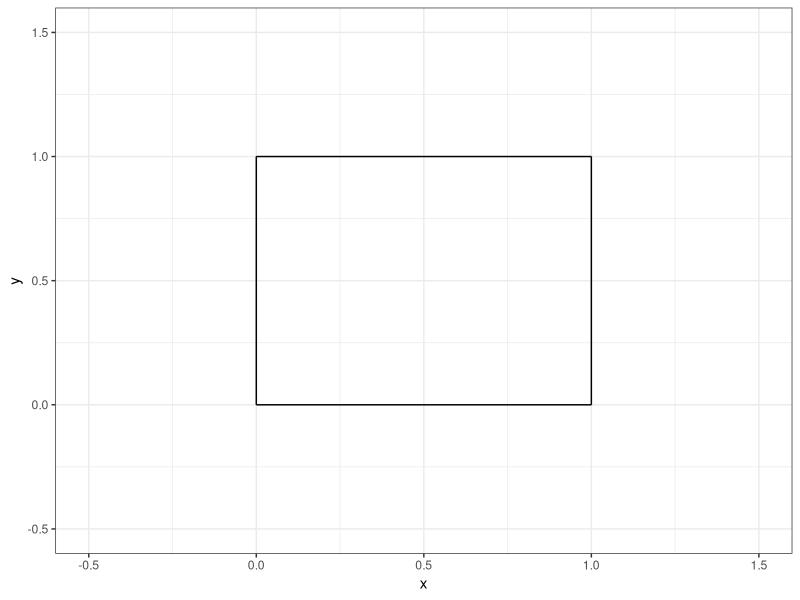
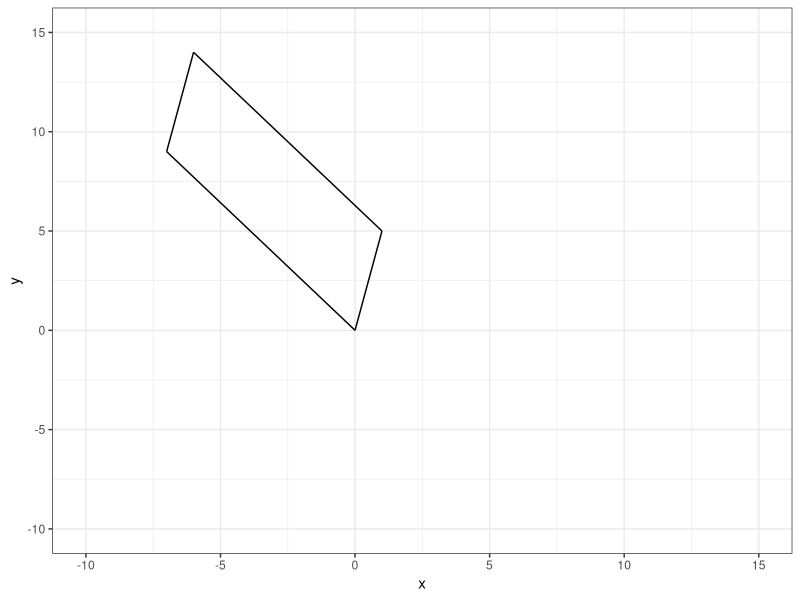
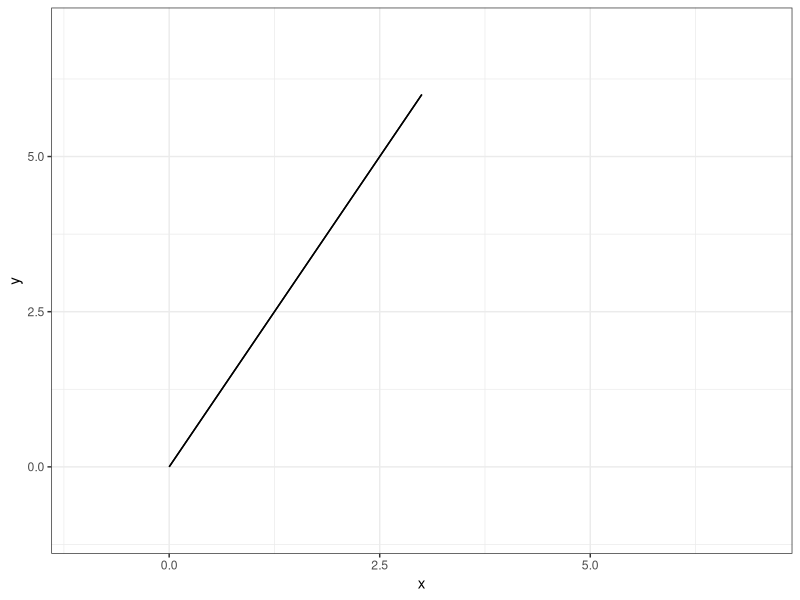
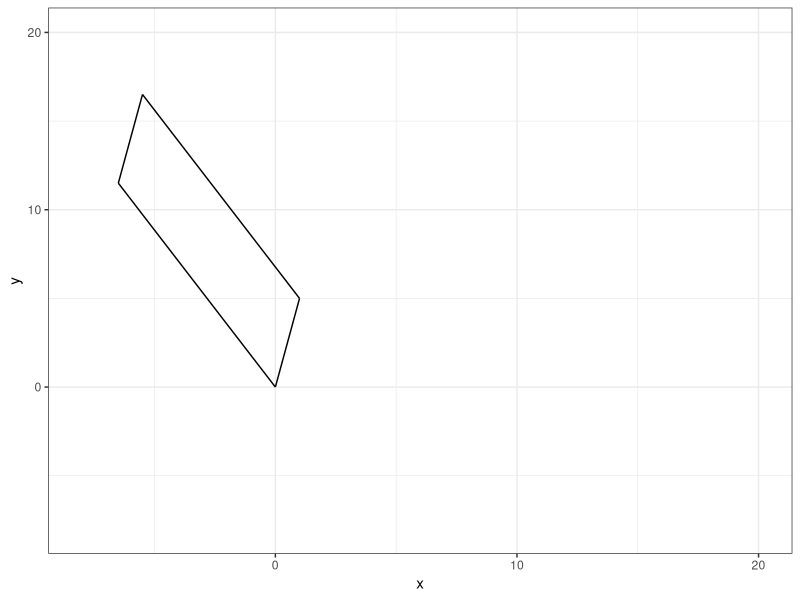
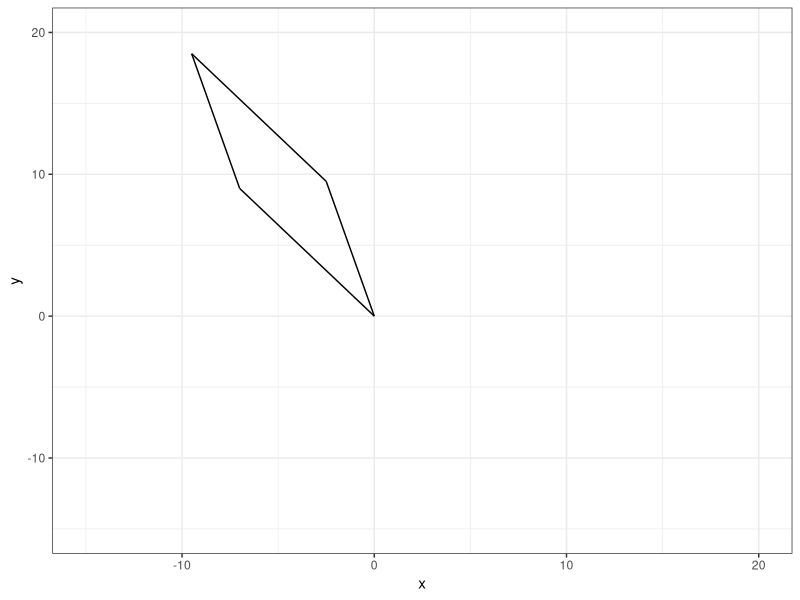
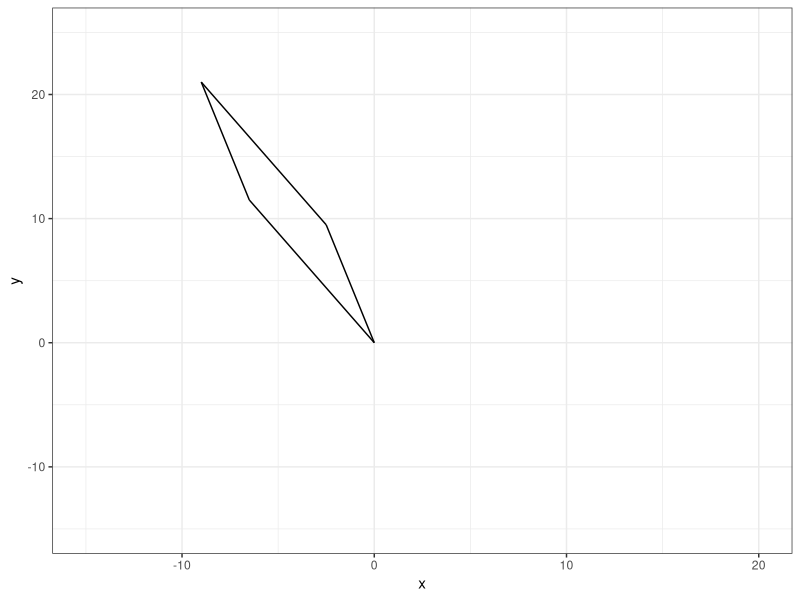
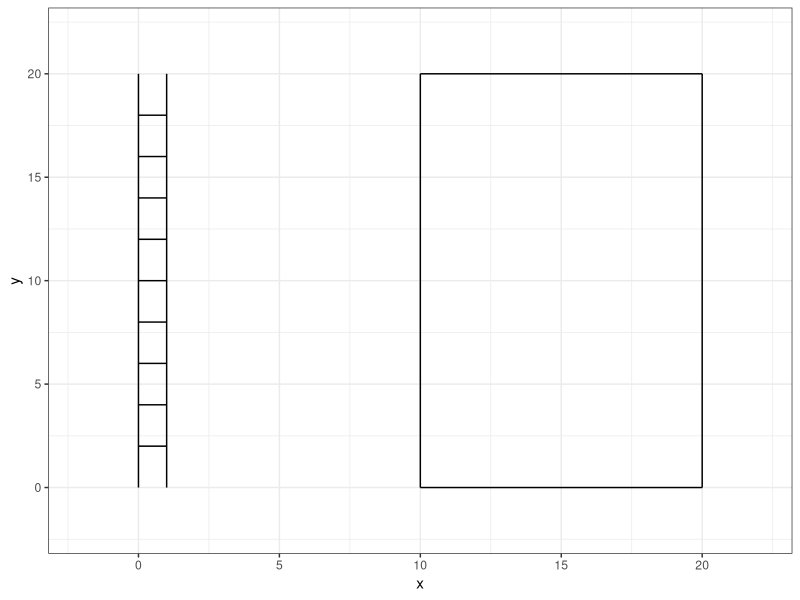

Write the R code that produced these figures, in order.
## ---- chunk 1
#| echo: false

default_chunk_hook  <- knitr::knit_hooks$get("chunk")

latex_font_size <- c("Huge", "huge", "LARGE", "Large", 
                     "large", "normalsize", "small", 
                     "footnotesize", "scriptsize", "tiny")

knitr::knit_hooks$set(chunk = function(x, options) {
  x <- default_chunk_hook(x, options)
  if(options$size %in% latex_font_size) {
    paste0("\n \\", options$size, "\n\n", 
      x, 
      "\n\n \\normalsize"
    )
  } else {
    x
  }
})

## ---- chunk 2
#| label: load-packages
#| include: false
library(tidyverse)
## ---- chunk 3
#| label: fig-unitsquare
#| fig-cap: "The unit square."
#| fig-width: 3
#| fig-height: 3
#| scale: "80%"
#| fig-align: "center"
#| size: "scriptsize"
ggplot() +
  geom_segment(aes(x = 0, xend = 0,
                   y=0, yend = 1))+
  geom_segment(aes(x = 0, xend = 1,
                   y=1, yend = 1))+
  geom_segment(aes(x = 1, xend = 1,
                   y=0, yend = 1))+
  geom_segment(aes(x = 0, xend = 1,
                   y=0, yend = 0)) +
  theme_bw() + 
  xlim(-0.5, 1.5)+
  ylim(-0.5, 1.5)+
  labs(x = "x", 
       y = "y")
## ---- chunk 4
#| size: "scriptsize"
#| code-fold: FALSE
(M = diag(2))
## ---- chunk 5
#| size: "scriptsize"
#| code-fold: FALSE
(A = matrix(c(1,-7,5,9),2,2,T))
## ---- chunk 6
#| size: "scriptsize"
#| code-fold: FALSE
(T = A %*% M)
## ---- chunk 7
#| size: "scriptsize"
#| code-fold: FALSE
(basis_vector_1 = T[,1])
(basis_vector_2 = T[,2])
## ---- chunk 8
#| size: "scriptsize"
#| code-fold: FALSE
(p_0 = c(0,0))
(p_1 = basis_vector_1)
(p_2 = basis_vector_1 + basis_vector_2)
(p_3 = basis_vector_2)
## ---- chunk 9
#| label: fig-unitsquare-T
#| fig-cap: "The T square."
#| fig-width: 3
#| fig-height: 3
#| scale: "80%"
#| fig-align: "center"
#| size: "scriptsize"
ggplot() +
  geom_segment(aes(x = p_0[1], xend = p_1[1],
                   y= p_0[2], yend = p_1[2]))+
  geom_segment(aes(x = p_1[1], xend = p_2[1],
                   y= p_1[2], yend = p_2[2]))+
  geom_segment(aes(x = p_2[1], xend = p_3[1],
                   y= p_2[2], yend = p_3[2]))+
  geom_segment(aes(x = p_3[1], xend = p_0[1],
                   y= p_3[2], yend = p_0[2])) +
  theme_bw() + 
  xlim(-10, 15)+
  ylim(-10, 15)+
  labs(x = "x", 
       y = "y")
## ---- chunk 10
#| size: "scriptsize"
#| code-fold: FALSE
(determinant_A = det(A))
## ---- chunk 11
#| size: "scriptsize"
#| code-fold: FALSE
(A = matrix(c(1,2,2,4),2,2,T))
## ---- chunk 12
#| size: "scriptsize"
#| code-fold: FALSE
(T = A %*% M)
## ---- chunk 13
#| size: "scriptsize"
#| code-fold: FALSE
(basis_vector_1 = T[,1])
(basis_vector_2 = T[,2])
## ---- chunk 14
#| size: "scriptsize"
#| code-fold: FALSE
(p_0 = c(0,0))
(p_1 = basis_vector_1)
(p_2 = basis_vector_1 + basis_vector_2)
(p_3 = basis_vector_2)
## ---- chunk 15
#| label: fig-unitsquare-T-2
#| fig-cap: "The T-2 square."
#| fig-width: 3
#| fig-height: 3
#| scale: "80%"
#| fig-align: "center"
#| size: "scriptsize"
ggplot() +
  geom_segment(aes(x = p_0[1], xend = p_1[1],
                   y= p_0[2], yend = p_1[2]))+
  geom_segment(aes(x = p_1[1], xend = p_2[1],
                   y= p_1[2], yend = p_2[2]))+
  geom_segment(aes(x = p_2[1], xend = p_3[1],
                   y= p_2[2], yend = p_3[2]))+
  geom_segment(aes(x = p_3[1], xend = p_0[1],
                   y= p_3[2], yend = p_0[2])) +
  theme_bw() + 
  xlim(-1, 7)+
  ylim(-1, 7)+
  labs(x = "x", 
       y = "y")
## ---- chunk 16
#| size: "scriptsize"
#| code-fold: FALSE
(determinant_A = det(A))
## ---- chunk 17
#| size: "scriptsize"
#| code-fold: FALSE
(k = 0.5)
(M = matrix(c(1,k,0,1),2,2,T))
(A = matrix(c(1,-7,5,9),2,2,T))

(T = A %*% M)

(basis_vector_1 = T[,1])
(basis_vector_2 = T[,2])

(p_0 = c(0,0))
(p_1 = basis_vector_1)
(p_2 = basis_vector_1 + basis_vector_2)
(p_3 = basis_vector_2)
## ---- chunk 18
#| label: fig-unitsquare-T-3
#| fig-cap: "The T-3 square."
#| fig-width: 3
#| fig-height: 3
#| scale: "80%"
#| fig-align: "center"
#| size: "scriptsize"
ggplot() +
  geom_segment(aes(x = p_0[1], xend = p_1[1],
                   y= p_0[2], yend = p_1[2]))+
  geom_segment(aes(x = p_1[1], xend = p_2[1],
                   y= p_1[2], yend = p_2[2]))+
  geom_segment(aes(x = p_2[1], xend = p_3[1],
                   y= p_2[2], yend = p_3[2]))+
  geom_segment(aes(x = p_3[1], xend = p_0[1],
                   y= p_3[2], yend = p_0[2])) +
  theme_bw() + 
  xlim(-8, 20)+
  ylim(-8, 20)+
  labs(x = "x", 
       y = "y")
## ---- chunk 19
#| size: "scriptsize"
#| code-fold: FALSE
(determinant_A = det(A))
## ---- chunk 20
#| size: "scriptsize"
#| code-fold: FALSE
(k = 0.5)
(M = matrix(c(1,0,k,1),2,2,T))

(T = A %*% M)

(basis_vector_1 = T[,1])
(basis_vector_2 = T[,2])

(p_0 = c(0,0))
(p_1 = basis_vector_1)
(p_2 = basis_vector_1 + basis_vector_2)
(p_3 = basis_vector_2)
## ---- chunk 21
#| label: fig-unitsquare-T-4
#| fig-cap: "The T-4 square."
#| fig-width: 3
#| fig-height: 3
#| scale: "80%"
#| fig-align: "center"
#| size: "scriptsize"
ggplot() +
  geom_segment(aes(x = p_0[1], xend = p_1[1],
                   y= p_0[2], yend = p_1[2]))+
  geom_segment(aes(x = p_1[1], xend = p_2[1],
                   y= p_1[2], yend = p_2[2]))+
  geom_segment(aes(x = p_2[1], xend = p_3[1],
                   y= p_2[2], yend = p_3[2]))+
  geom_segment(aes(x = p_3[1], xend = p_0[1],
                   y= p_3[2], yend = p_0[2])) +
  theme_bw() + 
  xlim(-15, 20)+
  ylim(-15, 20)+
  labs(x = "x", 
       y = "y")
## ---- chunk 22
#| size: "scriptsize"
#| code-fold: FALSE
(determinant_A = det(A))
## ---- chunk 23
#| size: "scriptsize"
#| code-fold: FALSE
(k = 0.5)
(M = matrix(c(1,k,k,1),2,2,T))

(T = A %*% M)

(basis_vector_1 = T[,1])
(basis_vector_2 = T[,2])

(p_0 = c(0,0))
(p_1 = basis_vector_1)
(p_2 = basis_vector_1 + basis_vector_2)
(p_3 = basis_vector_2)
## ---- chunk 24
#| label: fig-unitsquare-T-5
#| fig-cap: "The T-5 square."
#| fig-width: 3
#| fig-height: 3
#| scale: "80%"
#| fig-align: "center"
#| size: "scriptsize"
ggplot() +
  geom_segment(aes(x = p_0[1], xend = p_1[1],
                   y= p_0[2], yend = p_1[2]))+
  geom_segment(aes(x = p_1[1], xend = p_2[1],
                   y= p_1[2], yend = p_2[2]))+
  geom_segment(aes(x = p_2[1], xend = p_3[1],
                   y= p_2[2], yend = p_3[2]))+
  geom_segment(aes(x = p_3[1], xend = p_0[1],
                   y= p_3[2], yend = p_0[2])) +
  theme_bw() + 
  xlim(-15, 20)+
  ylim(-15, 25)+
  labs(x = "x", 
       y = "y")
## ---- chunk 25
#| size: "scriptsize"
#| code-fold: FALSE
(determinant_A = det(A))
## ---- chunk 26
#| size: "scriptsize"
#| code-fold: FALSE
(ladder = data.frame(x=c(0,0,1,1,0,1,0,1,0,1,0,1,0,1,0,1,0,1,0,1,0,1),y=c(0,20,0,20,2,2,4,4,6,6,8,8,10,10,12,12,14,14,16,16,18,18),group=c(1,1,2,2,3,3,4,4,5,5,6,6,7,7,8,8,9,9,10,10,11,11)))
## ---- chunk 27
#| label: fig-ladder
#| fig-cap: "A ladder."
#| fig-width: 3
#| fig-height: 3
#| scale: "80%"
#| fig-align: "center"
#| size: "scriptsize"
ggplot() +
  geom_path(data = ladder, 
              aes(x = x, y = y, group = group)) +
                  geom_segment(aes(x = 10, xend = 10,
                   y=0, yend = 20))+
  geom_segment(aes(x = 10, xend = 20,
                   y=20, yend = 20))+
  geom_segment(aes(x = 20, xend = 20,
                   y=0, yend = 20))+
  geom_segment(aes(x = 10, xend = 20,
                   y=0, yend = 0)) +
  theme_bw() +
  xlim(-2,22) +
  ylim(-2,22)
